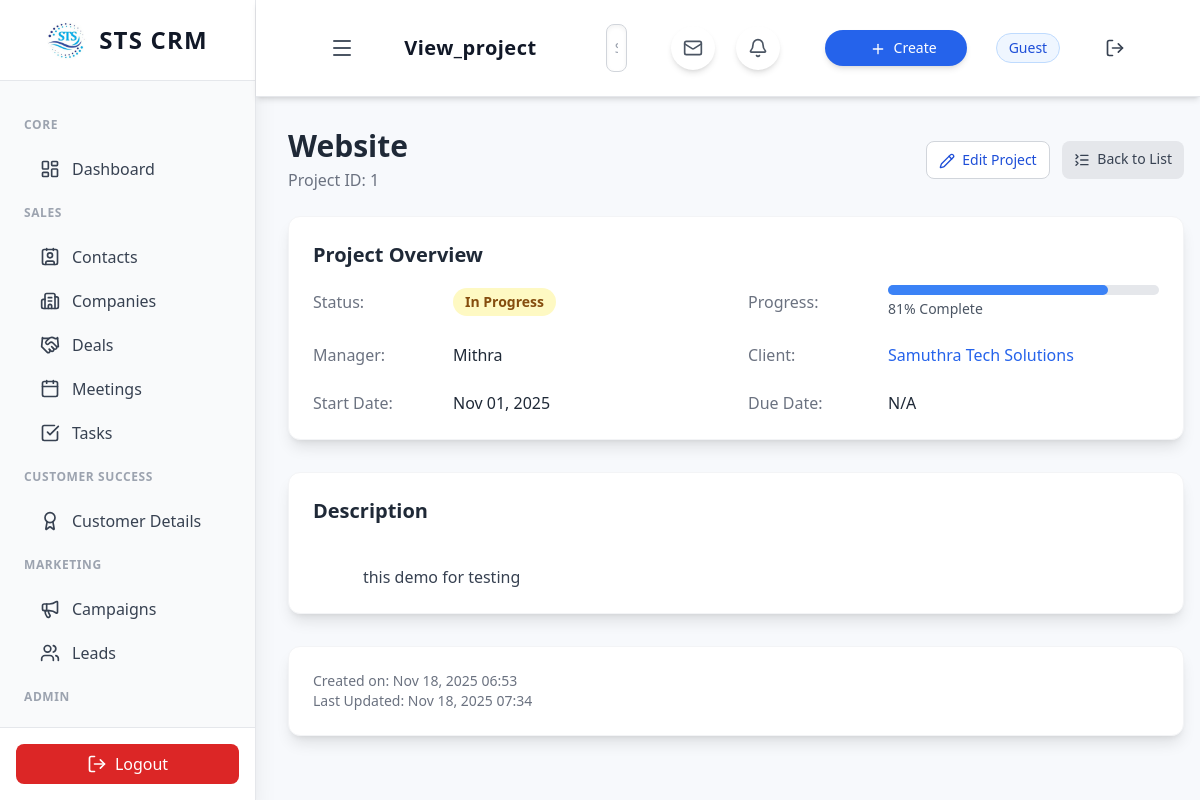
Page /view_project.php?id=1 on the committed database.
### tables this page shows
CREATE TABLE `projects` (
  `id` int(11) UNSIGNED NOT NULL,
  `title` varchar(255) NOT NULL,
  `description` text DEFAULT NULL,
  `status` enum('Planning','In Progress','On Hold','Completed','Cancelled') NOT NULL DEFAULT 'Planning',
  `progress` int(3) DEFAULT 0,
  `start_date` date DEFAULT NULL,
  `due_date` date DEFAULT NULL,
  `company_id` int(11) UNSIGNED DEFAULT NULL,
  `manager_id` int(11) UNSIGNED NOT NULL,
  `created_at` timestamp NOT NULL DEFAULT current_timestamp(),
  `updated_at` timestamp NOT NULL DEFAULT current_timestamp() ON UPDATE current_timestamp()
);

CREATE TABLE `users` (
  `id` int(11) UNSIGNED NOT NULL,
  `name` varchar(255) NOT NULL,
  `email` varchar(255) NOT NULL,
  `password` varchar(255) NOT NULL COMMENT 'Stores the hashed password',
  `role` varchar(50) NOT NULL DEFAULT 'user' COMMENT 'e.g., admin, user, manager',
  `created_at` datetime DEFAULT current_timestamp(),
  `status` varchar(20) NOT NULL DEFAULT 'Active',
  `team` varchar(100) DEFAULT NULL,
  `email_provider` varchar(50) DEFAULT 'None',
  `email_signature` text DEFAULT NULL,
  `monthly_quota` decimal(15,2) DEFAULT 0.00,
  `email_sync` int(255) DEFAULT NULL,
  `email_password` varchar(500) DEFAULT NULL
);

CREATE TABLE `companies` (
  `id` int(11) UNSIGNED NOT NULL,
  `name` varchar(255) NOT NULL,
  `industry` varchar(100) DEFAULT NULL,
  `phone` varchar(50) DEFAULT NULL,
  `owner_id` int(11) UNSIGNED NOT NULL COMMENT 'Links to the users table',
  `total_deals` int(11) DEFAULT 0,
  `latest_activity` date DEFAULT NULL,
  `created_at` datetime DEFAULT current_timestamp()
);

### view_project.php (the view, shortened to what this page needs)
<?php
include 'api/db.php';
$project_id = (int)($_GET['id'] ?? 0);
$sql = "
    SELECT
        p.id, p.title, p.description, p.status, p.progress, p.start_date, p.due_date,
        p.created_at, p.updated_at,
        u.name AS manager_name,
        c.name AS company_name
    FROM projects p
    LEFT JOIN users u ON p.manager_id = u.id
    LEFT JOIN companies c ON p.company_id = c.id
    WHERE p.id = ?
    LIMIT 1
";
$stmt = $conn->prepare($sql);
$stmt->bind_param("i", $project_id);
$stmt->execute();
$result = $stmt->get_result();
$project = $result->fetch_assoc();
$progress = (int)$project['progress'];
$progress_color = ($progress >= 100) ? 'bg-green-500' :
                  (($progress > 50) ? 'bg-blue-500' : 'bg-red-500');
$status_class = match ($project['status']) {
    'In Progress' => 'bg-yellow-100 text-yellow-800',
    'Completed' => 'bg-green-100 text-green-800',
    'On Hold' => 'bg-gray-100 text-gray-800',
    default => 'bg-blue-100 text-blue-800',
};
?>
<div class="max-w-6xl mx-auto">
    <div class="flex flex-col sm:flex-row justify-between items-start sm:items-center mb-6">
        <div>
            <h1 class="text-3xl font-bold text-gray-800 mb-1">
                <?= htmlspecialchars($project['title']) ?>
            </h1>
            <p class="text-gray-500">Project ID: <?= $project['id'] ?></p>
        </div>
        <div class="mt-4 sm:mt-0 flex space-x-3">
            <a href="edit_project.php?id=<?= $project['id'] ?>" class="px-3 py-2 text-sm font-medium rounded-lg
                                                                     border border-gray-300 bg-white text-blue-700 hover:bg-blue-50 transition">
                <i data-lucide="pencil" class="w-4 h-4 inline mr-1"></i> Edit Project
            </a>
            <a href="projects.php" class="px-3 py-2 text-sm font-medium rounded-lg
                                       bg-gray-200 text-gray-700 hover:bg-gray-300 transition">
                <i data-lucide="list-collapse" class="w-4 h-4 inline mr-1"></i> Back to List
            </a>
        </div>
    </div>
    <div class="bg-white rounded-xl shadow-lg border border-gray-100 p-6 mb-8">
        <h2 class="text-xl font-semibold text-gray-800 mb-4">Project Overview</h2>
        <div class="grid grid-cols-1 md:grid-cols-2 gap-6">
            <div class="flex items-center space-x-3">
                <p class="text-gray-500 font-medium w-32">Status:</p>
                <span class="px-3 py-1 inline-flex text-sm leading-5 font-semibold rounded-full <?= $status_class ?>">
                    <?= htmlspecialchars($project['status']) ?>
                </span>
            </div>
            <div class="flex items-center space-x-3">
                <p class="text-gray-500 font-medium w-32">Progress:</p>
                <div class="flex-1">
                    <div class="w-full bg-gray-200 rounded-full h-2.5">
                        <div class="h-2.5 rounded-full <?= $progress_color ?>" style="width: <?= $progress ?>%"></div>
                    </div>
                    <span class="text-sm text-gray-600 mt-1 block"><?= $progress ?>% Complete</span>
                </div>
            </div>
            <div class="flex items-center space-x-3">
                <p class="text-gray-500 font-medium w-32">Manager:</p>
                <span class="text-gray-800 font-medium"><?= htmlspecialchars($project['manager_name'] ?? 'Unassigned') ?></span>
            </div>
            <div class="flex items-center space-x-3">
                <p class="text-gray-500 font-medium w-32">Client:</p>
                <span class="text-blue-600 hover:text-blue-800 cursor-pointer"><?= htmlspecialchars($project['company_name'] ?? 'Internal Project') ?></span>
            </div>
            <div class="flex items-center space-x-3">
                <p class="text-gray-500 font-medium w-32">Start Date:</p>
                <span class="text-gray-800"><?= $project['start_date'] ? date('M d, Y', strtotime($project['start_date'])) : 'N/A' ?></span>
            </div>
            <div class="flex items-center space-x-3">
                <p class="text-gray-500 font-medium w-32">Due Date:</p>
                <span class="text-gray-800"><?= $project['due_date'] ? date('M d, Y', strtotime($project['due_date'])) : 'N/A' ?></span>
            </div>
        </div>
    </div>
    <div class="bg-white rounded-xl shadow-lg border border-gray-100 p-6 mb-8">
        <h2 class="text-xl font-semibold text-gray-800 mb-4">Description</h2>
        <div class="text-gray-700 whitespace-pre-wrap">
            <?= htmlspecialchars($project['description'] ?? 'No description provided.') ?>
        </div>
    </div>
    <div class="bg-white rounded-xl shadow-lg border border-gray-100 p-6 text-sm text-gray-500">
        <p>Created on: <?= date('M d, Y H:i', strtotime($project['created_at'])) ?></p>
        <p>Last Updated: <?= date('M d, Y H:i', strtotime($project['updated_at'])) ?></p>
    </div>
</div>
<?php
include 'includes/layout.php';
?>

### includes/layout.php (style rules this page uses)
body { background-color: #f7f9fc; }

### rows in the picture
projects: title "Website", id "1", status "In Progress", progress "81", manager.name "Mithra", company.name "Samuthra Tech Solutions", start_date "Nov 01, 2025", description "this demo for testing", created_at "Nov 18, 2025 06:53", updated_at "Nov 18, 2025 07:34"

### other values in the picture
str_replace('.php', '', $current_page) "View_project"
$_SESSION['user_name'] "Guest"
